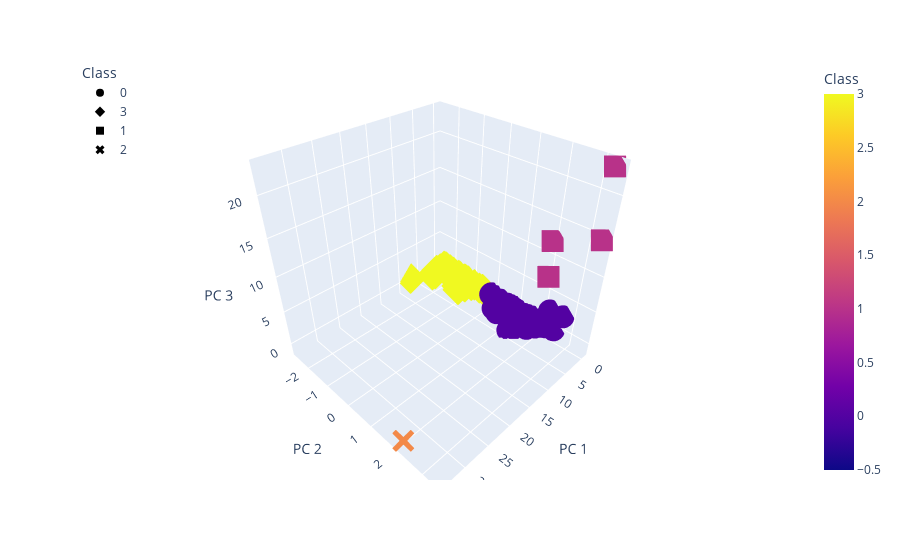

Write notebook code for a chart like this one.
### Markdown cell above
### Deliverable 4: Visualizing Cryptocurrencies Results

#### 3D-Scatter with Clusters

### Code cell
# Creating a 3D-Scatter with the PCA data and the clusters
fig = px.scatter_3d(
    clustered_df,
    x="PC 1",
    y="PC 2",
    z="PC 3",
    color="Class",
    symbol = "Class",
    hover_name="CoinName",
    hover_data = ["CoinName", "Algorithm"],
    
)
fig.update_layout(legend=dict(x=0, y=1))
fig.show()

### Figure 1 — Plotly figure (JSON) as saved in the notebook; plotly's stock layout.template omitted (floating-point values rounded to 4 significant figures; data arrays with more than 128 entries replaced by an {"elided": "..."} marker saying what was removed)
{"data": [{"customdata": {"elided": "289x2 str values"}, "hovertemplate": "<b>%{hovertext}</b><br><br>Class=%{marker.color}<br>PC 1=%{x}<br>PC 2=%{y}<br>PC 3=%{z}<br>CoinName=%{customdata[0]}<br>Algorithm=%{customdata[1]}<extra></extra>", "hovertext": {"elided": "289 str values"}, "legendgroup": "0", "marker": {"color": {"elided": "289 int values"}, "coloraxis": "coloraxis", "symbol": "circle"}, "mode": "markers", "name": "0", "scene": "scene", "showlegend": true, "type": "scatter3d", "x": {"elided": "289 float values"}, "y": {"elided": "289 float values"}, "z": {"elided": "289 float values"}}, {"customdata": {"elided": "238x2 str values"}, "hovertemplate": "<b>%{hovertext}</b><br><br>Class=%{marker.color}<br>PC 1=%{x}<br>PC 2=%{y}<br>PC 3=%{z}<br>CoinName=%{customdata[0]}<br>Algorithm=%{customdata[1]}<extra></extra>", "hovertext": {"elided": "238 str values"}, "legendgroup": "3", "marker": {"color": {"elided": "238 int values"}, "coloraxis": "coloraxis", "symbol": "diamond"}, "mode": "markers", "name": "3", "scene": "scene", "showlegend": true, "type": "scatter3d", "x": {"elided": "238 float values"}, "y": {"elided": "238 float values"}, "z": {"elided": "238 float values"}}, {"customdata": [["Vechain", "VeChainThor Authority"], ["BiblePay", "Proof-of-BibleHash"], ["Acute Angle Cloud", "ECC 256K1"], ["Waves", "Leased POS"]], "hovertemplate": "<b>%{hovertext}</b><br><br>Class=%{marker.color}<br>PC 1=%{x}<br>PC 2=%{y}<br>PC 3=%{z}<br>CoinName=%{customdata[0]}<br>Algorithm=%{customdata[1]}<extra></extra>", "hovertext": ["Vechain", "BiblePay", "Acute Angle Cloud", "Waves"], "legendgroup": "1", "marker": {"color": [1, 1, 1, 1], "coloraxis": "coloraxis", "symbol": "square"}, "mode": "markers", "name": "1", "scene": "scene", "showlegend": true, "type": "scatter3d", "x": [4.487, -0.241, -0.1812, -0.4589], "y": [2.492, 3.415, 1.973, 3.328], "z": [9.995, 14.9, 12.3, 23.01]}, {"customdata": [["BitTorrent", "TRC10"]], "hovertemplate": "<b>%{hovertext}</b><br><br>Class=%{marker.color}<br>PC 1=%{x}<br>PC 2=%{y}<br>PC 3=%{z}<br>CoinName=%{customdata[0]}<br>Algorithm=%{customdata[1]}<extra></extra>", "hovertext": ["BitTorrent"], "legendgroup": "2", "marker": {"color": [2], "coloraxis": "coloraxis", "symbol": "x"}, "mode": "markers", "name": "2", "scene": "scene", "showlegend": true, "type": "scatter3d", "x": [33.85], "y": [2.086], "z": [-0.8167]}], "layout": {"coloraxis": {"colorbar": {"title": {"text": "Class"}}, "colorscale": [[0, "#0d0887"], [0.1111, "#46039f"], [0.2222, "#7201a8"], [0.3333, "#9c179e"], [0.4444, "#bd3786"], [0.5556, "#d8576b"], [0.6667, "#ed7953"], [0.7778, "#fb9f3a"], [0.8889, "#fdca26"], [1, "#f0f921"]]}, "legend": {"title": {"text": "Class"}, "tracegroupgap": 0, "x": 0, "y": 1}, "margin": {"t": 60}, "scene": {"domain": {"x": [0, 1], "y": [0, 1]}, "xaxis": {"title": {"text": "PC 1"}}, "yaxis": {"title": {"text": "PC 2"}}, "zaxis": {"title": {"text": "PC 3"}}}}}
